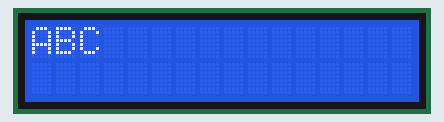
This program was run on a simulated Arduino Uno, built with avr-gcc and run on an emulated ATmega328P. Parts: 16×2 character LCD.

Above: at 0.1 s.
At 2.1 s:
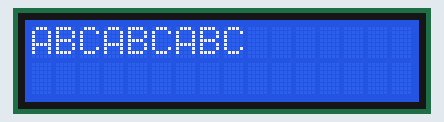
At 5.1 s:
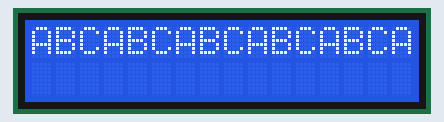
At 13.2 s:
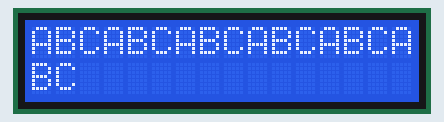
At 18.2 s:
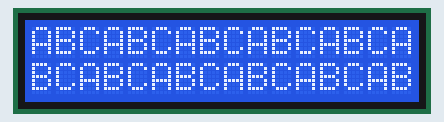
At 31.2 s:
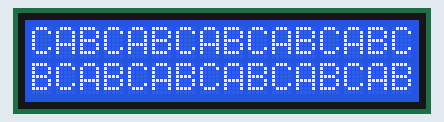

The program:

main.cpp
```cpp
#include <Arduino.h>
#include <LiquidCrystal_I2C.h>
#include <Wire.h>

LiquidCrystal_I2C lcd(0x27, 16, 2);

// #define DEMO_IOT
#define MESURE_OSCILLOSCOPE

void setup()
{
  Wire.beginTransmission(0x27);
  if (!Wire.endTransmission(0x27) == 0)
  {
    Serial.println("Erreur de connexion I2C");
    return;
  }
  Serial.begin(9600);
  byte coeur[8] = {0b00000, 0b01010, 0b11111, 0b11111,
                   0b11111, 0b01110, 0b00100, 0b00000};

  lcd.init();
  lcd.backlight();
#ifdef DEMO_IOT
  lcd.createChar(0, coeur);

  lcd.clear();
  lcd.setCursor(0, 0);
  lcd.print("Bonjour a tous !");
  lcd.setCursor(0, 1);
  lcd.print("Bienvenue !");
  lcd.write((byte)0);
#endif
}

void loop()
{

#ifdef MESURE_OSCILLOSCOPE
  lcd.print("ABC");
  // lcd.print("E");
  delay(1000);

  /*
  Analyse oscilloscope "ABC" :
   1 : 0100 1001  // A : 0100 0001
   2 : 0100 1101
   3 : 0100 1001

   4 : 0001 1001
   5 : 0001 1101
   6 : 0001 1001


   7 : 0100 1001  // B : 0100 0010
   8 : 0100 1101
   9 : 0100 1001

  10 : 0010 1001
  11 : 0010 1101
  12 : 0010 1001


  13 : 0100 1001  // C : 0100 0011
  14 : 0100 1101
  15 : 0100 1001

  16 : 0011 1001
  17 : 0011 1101
  18 : 0011 1001


  Analyse oscilloscope "E" :
   1 : 0100 1001  // E : 0100 0101
   2 : 0100 1101
   3 : 0100 1001

   4 : 0101 1001
   5 : 0101 1101
   6 : 0101 1001

  */
#endif
}
```

Measured:
- what the display in image 1 shows lasts 1.0 s, from 2.1 s to 3.1 s
- what the display in image 2 shows lasts 8.0 s, from 5.1 s to 13.1 s
